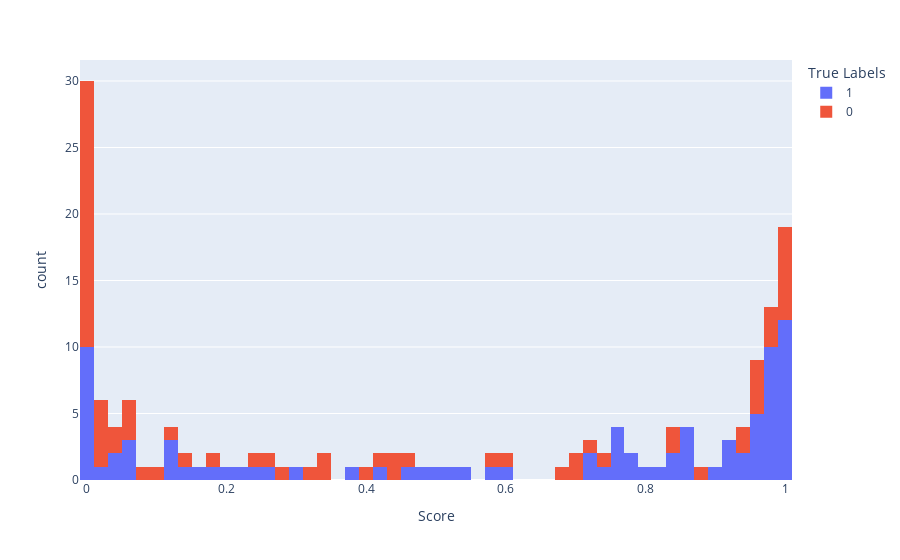
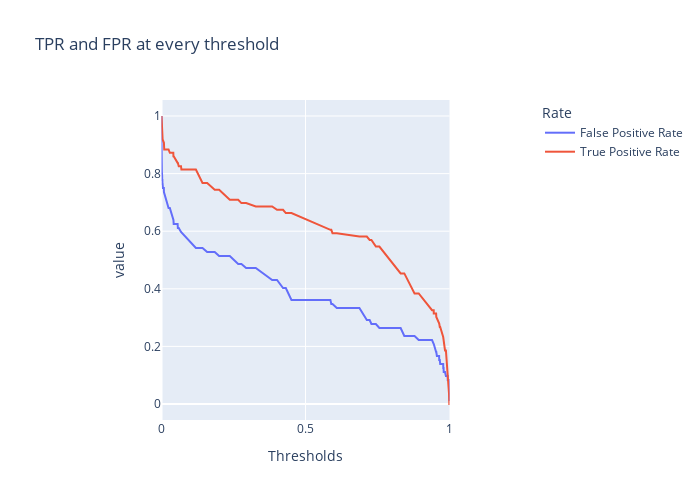

Here is the notebook cell these charts were saved with, in order:
### Code cell
from sklearn import metrics
y_pred_proba = torch.sigmoid(net(X_test_tensor)).flatten().tolist()
fpr, tpr, thresholds = metrics.roc_curve(y_test_tensor.flatten().int().tolist(), y_pred_proba)

# The histogram of scores compared to true labels
fig_hist = px.histogram(
    x=y_pred_proba, color=y_test_tensor.flatten().int().tolist(), nbins=50,
    labels=dict(color='True Labels', x='Score')
)

fig_hist.show()


# Evaluating model performance at various thresholds
df = pd.DataFrame({
    'False Positive Rate': fpr,
    'True Positive Rate': tpr
}, index=thresholds)
df.index.name = "Thresholds"
df.columns.name = "Rate"

fig_thresh = px.line(
    df, title='TPR and FPR at every threshold',
    width=700, height=500
)

fig_thresh.update_yaxes(scaleanchor="x", scaleratio=1)
fig_thresh.update_xaxes(range=[0, 1], constrain='domain')
fig_thresh.show()
